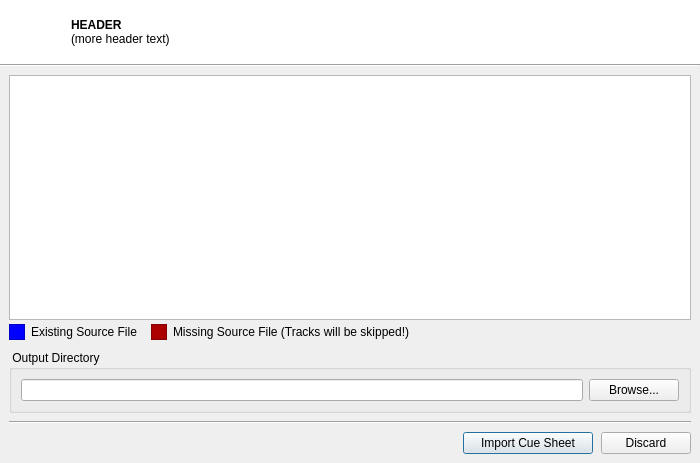
<?xml version="1.0" encoding="UTF-8"?>
<ui version="4.0">
 <class>CueSheetImport</class>
 <widget class="QDialog" name="CueSheetImport">
  <property name="geometry">
   <rect>
    <x>0</x>
    <y>0</y>
    <width>700</width>
    <height>463</height>
   </rect>
  </property>
  <property name="windowTitle">
   <string>Import Cue Sheet</string>
  </property>
  <layout class="QVBoxLayout" name="verticalLayout_2">
   <property name="margin">
    <number>0</number>
   </property>
   <item>
    <layout class="QVBoxLayout" name="verticalLayout">
     <property name="spacing">
      <number>0</number>
     </property>
     <item>
      <widget class="QFrame" name="headerFrame">
       <property name="minimumSize">
        <size>
         <width>0</width>
         <height>64</height>
        </size>
       </property>
       <property name="maximumSize">
        <size>
         <width>16777215</width>
         <height>64</height>
        </size>
       </property>
       <property name="palette">
        <palette>
         <active>
          <colorrole role="Base">
           <brush brushstyle="SolidPattern">
            <color alpha="255">
             <red>255</red>
             <green>255</green>
             <blue>255</blue>
            </color>
           </brush>
          </colorrole>
          <colorrole role="Window">
           <brush brushstyle="SolidPattern">
            <color alpha="255">
             <red>255</red>
             <green>255</green>
             <blue>255</blue>
            </color>
           </brush>
          </colorrole>
         </active>
         <inactive>
          <colorrole role="Base">
           <brush brushstyle="SolidPattern">
            <color alpha="255">
             <red>255</red>
             <green>255</green>
             <blue>255</blue>
            </color>
           </brush>
          </colorrole>
          <colorrole role="Window">
           <brush brushstyle="SolidPattern">
            <color alpha="255">
             <red>255</red>
             <green>255</green>
             <blue>255</blue>
            </color>
           </brush>
          </colorrole>
         </inactive>
         <disabled>
          <colorrole role="Base">
           <brush brushstyle="SolidPattern">
            <color alpha="255">
             <red>255</red>
             <green>255</green>
             <blue>255</blue>
            </color>
           </brush>
          </colorrole>
          <colorrole role="Window">
           <brush brushstyle="SolidPattern">
            <color alpha="255">
             <red>255</red>
             <green>255</green>
             <blue>255</blue>
            </color>
           </brush>
          </colorrole>
         </disabled>
        </palette>
       </property>
       <property name="autoFillBackground">
        <bool>true</bool>
       </property>
       <property name="frameShape">
        <enum>QFrame::NoFrame</enum>
       </property>
       <property name="frameShadow">
        <enum>QFrame::Raised</enum>
       </property>
       <layout class="QHBoxLayout" name="horizontalLayout_3">
        <item>
         <layout class="QHBoxLayout" name="horizontalLayout_2">
          <item>
           <widget class="QLabel" name="label">
            <property name="maximumSize">
             <size>
              <width>56</width>
              <height>16777215</height>
             </size>
            </property>
            <property name="text">
             <string/>
            </property>
            <property name="pixmap">
             <pixmap resource="../res/Images.qrc">:/images/HeaderIcon_CueImport.png</pixmap>
            </property>
           </widget>
          </item>
          <item>
           <widget class="QLabel" name="labelHeaderText">
            <property name="font">
             <font>
              <weight>50</weight>
              <bold>false</bold>
             </font>
            </property>
            <property name="text">
             <string notr="true">&lt;b&gt;HEADER&lt;/b&gt;&lt;br&gt;(more header text)</string>
            </property>
           </widget>
          </item>
         </layout>
        </item>
       </layout>
      </widget>
     </item>
     <item>
      <widget class="QFrame" name="frame">
       <property name="maximumSize">
        <size>
         <width>16777215</width>
         <height>2</height>
        </size>
       </property>
       <property name="frameShape">
        <enum>QFrame::HLine</enum>
       </property>
       <property name="frameShadow">
        <enum>QFrame::Sunken</enum>
       </property>
      </widget>
     </item>
     <item>
      <layout class="QVBoxLayout" name="verticalLayout_3">
       <property name="spacing">
        <number>8</number>
       </property>
       <property name="margin">
        <number>9</number>
       </property>
       <item>
        <layout class="QVBoxLayout" name="verticalLayout_4">
         <property name="spacing">
          <number>2</number>
         </property>
         <item>
          <widget class="QTreeView" name="treeView">
           <property name="alternatingRowColors">
            <bool>true</bool>
           </property>
           <property name="selectionMode">
            <enum>QAbstractItemView::SingleSelection</enum>
           </property>
           <property name="selectionBehavior">
            <enum>QAbstractItemView::SelectRows</enum>
           </property>
           <property name="uniformRowHeights">
            <bool>true</bool>
           </property>
           <property name="allColumnsShowFocus">
            <bool>true</bool>
           </property>
           <attribute name="headerStretchLastSection">
            <bool>false</bool>
           </attribute>
          </widget>
         </item>
         <item>
          <layout class="QHBoxLayout" name="horizontalLayout_6">
           <item>
            <widget class="QFrame" name="frame_4">
             <property name="minimumSize">
              <size>
               <width>16</width>
               <height>16</height>
              </size>
             </property>
             <property name="maximumSize">
              <size>
               <width>16</width>
               <height>16</height>
              </size>
             </property>
             <property name="palette">
              <palette>
               <active>
                <colorrole role="Base">
                 <brush brushstyle="SolidPattern">
                  <color alpha="255">
                   <red>255</red>
                   <green>255</green>
                   <blue>255</blue>
                  </color>
                 </brush>
                </colorrole>
                <colorrole role="Window">
                 <brush brushstyle="SolidPattern">
                  <color alpha="255">
                   <red>0</red>
                   <green>0</green>
                   <blue>255</blue>
                  </color>
                 </brush>
                </colorrole>
               </active>
               <inactive>
                <colorrole role="Base">
                 <brush brushstyle="SolidPattern">
                  <color alpha="255">
                   <red>255</red>
                   <green>255</green>
                   <blue>255</blue>
                  </color>
                 </brush>
                </colorrole>
                <colorrole role="Window">
                 <brush brushstyle="SolidPattern">
                  <color alpha="255">
                   <red>0</red>
                   <green>0</green>
                   <blue>255</blue>
                  </color>
                 </brush>
                </colorrole>
               </inactive>
               <disabled>
                <colorrole role="Base">
                 <brush brushstyle="SolidPattern">
                  <color alpha="255">
                   <red>0</red>
                   <green>0</green>
                   <blue>255</blue>
                  </color>
                 </brush>
                </colorrole>
                <colorrole role="Window">
                 <brush brushstyle="SolidPattern">
                  <color alpha="255">
                   <red>0</red>
                   <green>0</green>
                   <blue>255</blue>
                  </color>
                 </brush>
                </colorrole>
               </disabled>
              </palette>
             </property>
             <property name="autoFillBackground">
              <bool>true</bool>
             </property>
             <property name="frameShape">
              <enum>QFrame::StyledPanel</enum>
             </property>
             <property name="frameShadow">
              <enum>QFrame::Plain</enum>
             </property>
            </widget>
           </item>
           <item>
            <spacer name="horizontalSpacer_4">
             <property name="orientation">
              <enum>Qt::Horizontal</enum>
             </property>
             <property name="sizeType">
              <enum>QSizePolicy::Fixed</enum>
             </property>
             <property name="sizeHint" stdset="0">
              <size>
               <width>4</width>
               <height>20</height>
              </size>
             </property>
            </spacer>
           </item>
           <item>
            <widget class="QLabel" name="label_3">
             <property name="text">
              <string>Existing Source File</string>
             </property>
            </widget>
           </item>
           <item>
            <spacer name="horizontalSpacer_3">
             <property name="orientation">
              <enum>Qt::Horizontal</enum>
             </property>
             <property name="sizeType">
              <enum>QSizePolicy::Fixed</enum>
             </property>
             <property name="sizeHint" stdset="0">
              <size>
               <width>12</width>
               <height>20</height>
              </size>
             </property>
            </spacer>
           </item>
           <item>
            <widget class="QFrame" name="frame_3">
             <property name="minimumSize">
              <size>
               <width>16</width>
               <height>16</height>
              </size>
             </property>
             <property name="maximumSize">
              <size>
               <width>16</width>
               <height>16</height>
              </size>
             </property>
             <property name="palette">
              <palette>
               <active>
                <colorrole role="Base">
                 <brush brushstyle="SolidPattern">
                  <color alpha="255">
                   <red>255</red>
                   <green>255</green>
                   <blue>255</blue>
                  </color>
                 </brush>
                </colorrole>
                <colorrole role="Window">
                 <brush brushstyle="SolidPattern">
                  <color alpha="255">
                   <red>170</red>
                   <green>0</green>
                   <blue>0</blue>
                  </color>
                 </brush>
                </colorrole>
               </active>
               <inactive>
                <colorrole role="Base">
                 <brush brushstyle="SolidPattern">
                  <color alpha="255">
                   <red>255</red>
                   <green>255</green>
                   <blue>255</blue>
                  </color>
                 </brush>
                </colorrole>
                <colorrole role="Window">
                 <brush brushstyle="SolidPattern">
                  <color alpha="255">
                   <red>170</red>
                   <green>0</green>
                   <blue>0</blue>
                  </color>
                 </brush>
                </colorrole>
               </inactive>
               <disabled>
                <colorrole role="Base">
                 <brush brushstyle="SolidPattern">
                  <color alpha="255">
                   <red>170</red>
                   <green>0</green>
                   <blue>0</blue>
                  </color>
                 </brush>
                </colorrole>
                <colorrole role="Window">
                 <brush brushstyle="SolidPattern">
                  <color alpha="255">
                   <red>170</red>
                   <green>0</green>
                   <blue>0</blue>
                  </color>
                 </brush>
                </colorrole>
               </disabled>
              </palette>
             </property>
             <property name="autoFillBackground">
              <bool>true</bool>
             </property>
             <property name="frameShape">
              <enum>QFrame::StyledPanel</enum>
             </property>
             <property name="frameShadow">
              <enum>QFrame::Plain</enum>
             </property>
            </widget>
           </item>
           <item>
            <spacer name="horizontalSpacer_5">
             <property name="orientation">
              <enum>Qt::Horizontal</enum>
             </property>
             <property name="sizeType">
              <enum>QSizePolicy::Fixed</enum>
             </property>
             <property name="sizeHint" stdset="0">
              <size>
               <width>4</width>
               <height>20</height>
              </size>
             </property>
            </spacer>
           </item>
           <item>
            <widget class="QLabel" name="label_2">
             <property name="text">
              <string>Missing Source File (Tracks will be skipped!)</string>
             </property>
            </widget>
           </item>
           <item>
            <spacer name="horizontalSpacer_2">
             <property name="orientation">
              <enum>Qt::Horizontal</enum>
             </property>
             <property name="sizeHint" stdset="0">
              <size>
               <width>40</width>
               <height>20</height>
              </size>
             </property>
            </spacer>
           </item>
          </layout>
         </item>
        </layout>
       </item>
       <item>
        <widget class="QGroupBox" name="groupBoxArtwork">
         <property name="contextMenuPolicy">
          <enum>Qt::CustomContextMenu</enum>
         </property>
         <property name="title">
          <string> Output Directory </string>
         </property>
         <layout class="QHBoxLayout" name="horizontalLayout_5">
          <item>
           <layout class="QHBoxLayout" name="horizontalLayout_4">
            <item>
             <widget class="QLineEdit" name="editOutputDir">
              <property name="frame">
               <bool>true</bool>
              </property>
              <property name="readOnly">
               <bool>true</bool>
              </property>
             </widget>
            </item>
            <item>
             <widget class="QPushButton" name="browseButton">
              <property name="minimumSize">
               <size>
                <width>90</width>
                <height>0</height>
               </size>
              </property>
              <property name="text">
               <string>Browse...</string>
              </property>
              <property name="icon">
               <iconset resource="../res/Icons.qrc">
                <normaloff>:/icons/folder_explore.png</normaloff>:/icons/folder_explore.png</iconset>
              </property>
              <property name="autoDefault">
               <bool>false</bool>
              </property>
             </widget>
            </item>
           </layout>
          </item>
         </layout>
        </widget>
       </item>
       <item>
        <widget class="QFrame" name="frame_2">
         <property name="frameShape">
          <enum>QFrame::HLine</enum>
         </property>
         <property name="frameShadow">
          <enum>QFrame::Sunken</enum>
         </property>
        </widget>
       </item>
       <item>
        <layout class="QHBoxLayout" name="horizontalLayout">
         <item>
          <spacer name="horizontalSpacer">
           <property name="orientation">
            <enum>Qt::Horizontal</enum>
           </property>
           <property name="sizeHint" stdset="0">
            <size>
             <width>40</width>
             <height>20</height>
            </size>
           </property>
          </spacer>
         </item>
         <item>
          <widget class="QPushButton" name="imprtButton">
           <property name="minimumSize">
            <size>
             <width>130</width>
             <height>0</height>
            </size>
           </property>
           <property name="text">
            <string>Import Cue Sheet</string>
           </property>
           <property name="icon">
            <iconset resource="../res/Icons.qrc">
             <normaloff>:/icons/add.png</normaloff>:/icons/add.png</iconset>
           </property>
           <property name="iconSize">
            <size>
             <width>16</width>
             <height>16</height>
            </size>
           </property>
          </widget>
         </item>
         <item>
          <widget class="QPushButton" name="abortButton">
           <property name="minimumSize">
            <size>
             <width>90</width>
             <height>0</height>
            </size>
           </property>
           <property name="text">
            <string>Discard</string>
           </property>
           <property name="icon">
            <iconset resource="../res/Icons.qrc">
             <normaloff>:/icons/cross.png</normaloff>:/icons/cross.png</iconset>
           </property>
           <property name="iconSize">
            <size>
             <width>16</width>
             <height>16</height>
            </size>
           </property>
           <property name="autoDefault">
            <bool>false</bool>
           </property>
          </widget>
         </item>
        </layout>
       </item>
      </layout>
     </item>
    </layout>
   </item>
  </layout>
 </widget>
 <tabstops>
  <tabstop>imprtButton</tabstop>
  <tabstop>abortButton</tabstop>
  <tabstop>editOutputDir</tabstop>
  <tabstop>browseButton</tabstop>
 </tabstops>
 <resources>
  <include location="../res/Icons.qrc"/>
  <include location="../res/Images.qrc"/>
  <include location="../res/Images.qrc"/>
  <include location="../res/Images.qrc"/>
  <include location="../res/Images.qrc"/>
  <include location="../res/Images.qrc"/>
  <include location="../res/Images.qrc"/>
  <include location="../res/Images.qrc"/>
  <include location="../res/Images.qrc"/>
  <include location="../res/Images.qrc"/>
  <include location="../res/Images.qrc"/>
  <include location="../res/Images.qrc"/>
  <include location="../res/Images.qrc"/>
  <include location="../res/Images.qrc"/>
  <include location="../res/Images.qrc"/>
  <include location="../res/Images.qrc"/>
  <include location="../res/Images.qrc"/>
  <include location="../res/Images.qrc"/>
  <include location="../res/Images.qrc"/>
  <include location="../res/Images.qrc"/>
  <include location="../res/Images.qrc"/>
  <include location="../res/Images.qrc"/>
  <include location="../res/Images.qrc"/>
  <include location="../res/Images.qrc"/>
  <include location="../res/Images.qrc"/>
  <include location="../res/Images.qrc"/>
  <include location="../res/Images.qrc"/>
  <include location="../res/Images.qrc"/>
  <include location="../res/Images.qrc"/>
  <include location="../res/Images.qrc"/>
  <include location="../res/Images.qrc"/>
  <include location="../res/Images.qrc"/>
  <include location="../res/Images.qrc"/>
  <include location="../res/Images.qrc"/>
  <include location="../res/Images.qrc"/>
 </resources>
 <connections>
  <connection>
   <sender>abortButton</sender>
   <signal>clicked()</signal>
   <receiver>CueSheetImport</receiver>
   <slot>close()</slot>
   <hints>
    <hint type="sourcelabel">
     <x>688</x>
     <y>451</y>
    </hint>
    <hint type="destinationlabel">
     <x>310</x>
     <y>240</y>
    </hint>
   </hints>
  </connection>
 </connections>
</ui>
